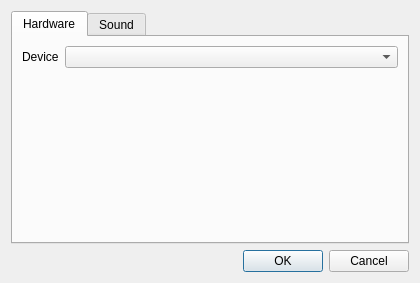
<?xml version="1.0" encoding="UTF-8"?>
<ui version="4.0">
 <class>ConfigurationDialog</class>
 <widget class="QDialog" name="ConfigurationDialog">
  <property name="geometry">
   <rect>
    <x>0</x>
    <y>0</y>
    <width>420</width>
    <height>283</height>
   </rect>
  </property>
  <property name="windowTitle">
   <string>Dialog</string>
  </property>
  <layout class="QVBoxLayout" name="verticalLayout">
   <item>
    <widget class="QTabWidget" name="tabWidget">
     <property name="currentIndex">
      <number>0</number>
     </property>
     <widget class="QWidget" name="tab">
      <attribute name="title">
       <string>Hardware</string>
      </attribute>
      <layout class="QFormLayout" name="formLayout_2">
       <item row="0" column="0">
        <widget class="QLabel" name="label_5">
         <property name="text">
          <string>Device</string>
         </property>
        </widget>
       </item>
       <item row="0" column="1">
        <widget class="QComboBox" name="comboBox"/>
       </item>
      </layout>
     </widget>
     <widget class="QWidget" name="tab_2">
      <attribute name="title">
       <string>Sound</string>
      </attribute>
      <layout class="QFormLayout" name="formLayout">
       <item row="0" column="1">
        <widget class="QSlider" name="horizontalSlider">
         <property name="orientation">
          <enum>Qt::Horizontal</enum>
         </property>
        </widget>
       </item>
       <item row="0" column="0">
        <widget class="QLabel" name="label">
         <property name="text">
          <string>Treeble</string>
         </property>
        </widget>
       </item>
       <item row="1" column="0">
        <widget class="QLabel" name="label_2">
         <property name="text">
          <string>Medium</string>
         </property>
        </widget>
       </item>
       <item row="1" column="1">
        <widget class="QSlider" name="horizontalSlider_2">
         <property name="orientation">
          <enum>Qt::Horizontal</enum>
         </property>
        </widget>
       </item>
       <item row="2" column="0">
        <widget class="QLabel" name="label_3">
         <property name="text">
          <string>Bass</string>
         </property>
        </widget>
       </item>
       <item row="3" column="0">
        <widget class="QLabel" name="label_4">
         <property name="text">
          <string>Channel 1</string>
         </property>
        </widget>
       </item>
       <item row="2" column="1">
        <widget class="QSlider" name="horizontalSlider_3">
         <property name="orientation">
          <enum>Qt::Horizontal</enum>
         </property>
        </widget>
       </item>
       <item row="3" column="1">
        <widget class="QComboBox" name="comboBox_2"/>
       </item>
      </layout>
     </widget>
    </widget>
   </item>
   <item>
    <widget class="QDialogButtonBox" name="buttonBox">
     <property name="orientation">
      <enum>Qt::Horizontal</enum>
     </property>
     <property name="standardButtons">
      <set>QDialogButtonBox::Cancel|QDialogButtonBox::Ok</set>
     </property>
    </widget>
   </item>
  </layout>
 </widget>
 <resources/>
 <connections>
  <connection>
   <sender>buttonBox</sender>
   <signal>accepted()</signal>
   <receiver>ConfigurationDialog</receiver>
   <slot>accept()</slot>
   <hints>
    <hint type="sourcelabel">
     <x>248</x>
     <y>254</y>
    </hint>
    <hint type="destinationlabel">
     <x>157</x>
     <y>274</y>
    </hint>
   </hints>
  </connection>
  <connection>
   <sender>buttonBox</sender>
   <signal>rejected()</signal>
   <receiver>ConfigurationDialog</receiver>
   <slot>reject()</slot>
   <hints>
    <hint type="sourcelabel">
     <x>316</x>
     <y>260</y>
    </hint>
    <hint type="destinationlabel">
     <x>286</x>
     <y>274</y>
    </hint>
   </hints>
  </connection>
 </connections>
</ui>
